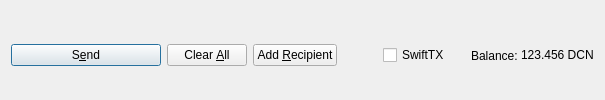
         <widget class="QFrame" name="frame_Send">
          <layout class="QHBoxLayout" name="horizontalLayout">
           <property name="bottomMargin">
            <number>0</number>
           </property>
           <item>
            <widget class="QPushButton" name="sendButton">
             <property name="minimumSize">
              <size>
               <width>150</width>
               <height>0</height>
              </size>
             </property>
             <property name="toolTip">
              <string>Confirm the send action</string>
             </property>
             <property name="text">
              <string>S&amp;end</string>
             </property>
             <property name="icon">
              <iconset resource="../democoin.qrc">
               <normaloff>:/icons/send</normaloff>:/icons/send</iconset>
             </property>
             <property name="autoDefault">
              <bool>false</bool>
             </property>
             <property name="default">
              <bool>true</bool>
             </property>
            </widget>
           </item>
           <item>
            <widget class="QPushButton" name="clearButton">
             <property name="sizePolicy">
              <sizepolicy hsizetype="Minimum" vsizetype="Fixed">
               <horstretch>0</horstretch>
               <verstretch>0</verstretch>
              </sizepolicy>
             </property>
             <property name="toolTip">
              <string>Clear all fields of the form.</string>
             </property>
             <property name="text">
              <string>Clear &amp;All</string>
             </property>
             <property name="icon">
              <iconset resource="../democoin.qrc">
               <normaloff>:/icons/remove</normaloff>:/icons/remove</iconset>
             </property>
             <property name="autoDefault">
              <bool>false</bool>
             </property>
            </widget>
           </item>
           <item>
            <widget class="QPushButton" name="addButton">
             <property name="toolTip">
              <string>Send to multiple recipients at once</string>
             </property>
             <property name="text">
              <string>Add &amp;Recipient</string>
             </property>
             <property name="icon">
              <iconset resource="../democoin.qrc">
               <normaloff>:/icons/add</normaloff>:/icons/add</iconset>
             </property>
             <property name="autoDefault">
              <bool>false</bool>
             </property>
            </widget>
           </item>
           <item>
            <spacer name="horizontalSpacer">
             <property name="orientation">
              <enum>Qt::Horizontal</enum>
             </property>
             <property name="sizeHint" stdset="0">
              <size>
               <width>40</width>
               <height>20</height>
              </size>
             </property>
            </spacer>
           </item>
           <item>
            <layout class="QHBoxLayout" name="horizontalLayout_2">
             <property name="spacing">
              <number>3</number>
             </property>
             <item>
              <widget class="QCheckBox" name="checkSwiftTX">
               <property name="enabled">
                <bool>true</bool>
               </property>
               <property name="minimumSize">
                <size>
                 <width>85</width>
                 <height>0</height>
                </size>
               </property>
               <property name="text">
                <string>SwiftTX</string>
               </property>
              </widget>
             </item>
             <item>
              <widget class="QLabel" name="label">
               <property name="text">
                <string>Balance:</string>
               </property>
              </widget>
             </item>
             <item>
              <widget class="QLabel" name="labelBalance">
               <property name="sizePolicy">
                <sizepolicy hsizetype="Preferred" vsizetype="Fixed">
                 <horstretch>0</horstretch>
                 <verstretch>0</verstretch>
                </sizepolicy>
               </property>
               <property name="cursor">
                <cursorShape>IBeamCursor</cursorShape>
               </property>
               <property name="text">
                <string notr="true">123.456 DCN</string>
               </property>
               <property name="textInteractionFlags">
                <set>Qt::LinksAccessibleByMouse|Qt::TextSelectableByKeyboard|Qt::TextSelectableByMouse</set>
               </property>
              </widget>
             </item>
            </layout>
           </item>
          </layout>
         </widget>
